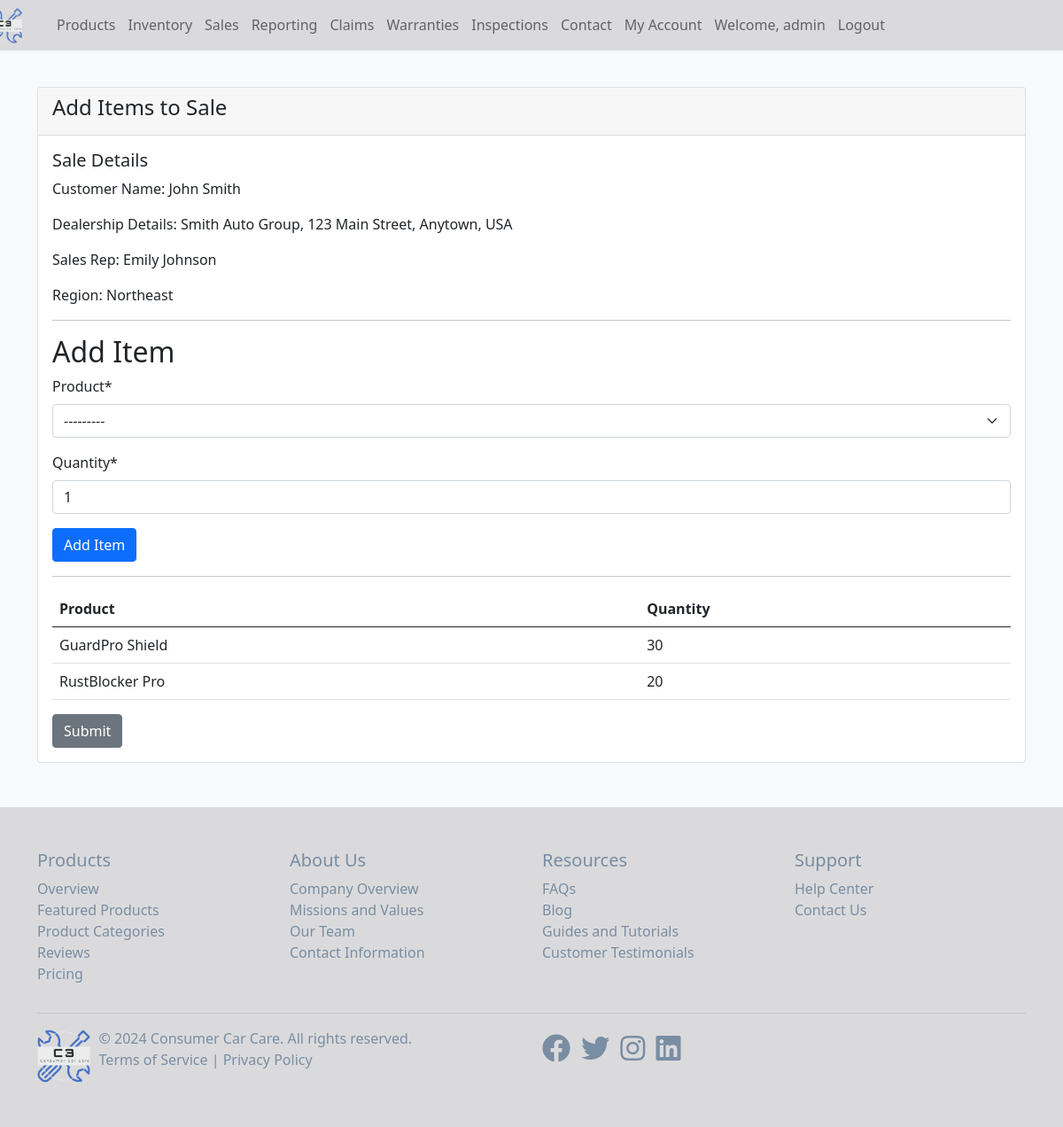
Screenshot of /sales/1/add-items/ (signed in) with the database file from the repository.
### main_app/models.py (models this page shows, shortened)
class Sale(models.Model):
    customer_name = models.CharField(max_length=100)
    customer_contact = models.CharField(max_length=100)
    dealership_details = models.CharField(max_length=200)
    sales_rep_name = models.CharField(max_length=100)
    sales_rep_contact = models.CharField(max_length=100)
    sales_region = models.CharField(max_length=100)
    timestamp = models.DateTimeField(default=timezone.now)

class SaleItem(models.Model):
    sale = models.ForeignKey(Sale, on_delete=models.CASCADE, related_name='items')
    product = models.ForeignKey(Inventory, on_delete=models.CASCADE)
    quantity = models.PositiveIntegerField(default=1)

class Inventory(models.Model):
    product_id = models.CharField(max_length=20, unique=True)
    name = models.CharField(max_length=100)
    quantity = models.PositiveIntegerField()
    description = models.TextField()
    def __str__(self):
        return self.name

### main_app/views.py (the view)
# urls.py: path('sales/<int:sale_id>/add-items/', views.add_sale_items, name='add_sale_items'),
@login_required
def add_sale_items(request, sale_id):
    sale = get_object_or_404(Sale, id=sale_id)
    if request.method == 'POST':
        item_form = SaleItemForm(request.POST)
        if item_form.is_valid():
            item = item_form.save(commit=False)
            item.sale = sale
            item.save()
            return redirect('add_sale_items', sale_id=sale.id)
    else:
        item_form = SaleItemForm()
    items = SaleItem.objects.filter(sale=sale)
    context = {
        'sale': sale,
        'item_form': item_form,
        'items': items,
    }
    return render(request, 'main_app/add_sale_items.html', context)

### main_app/forms.py
class SaleItemForm(forms.ModelForm):
    product = forms.ModelChoiceField(queryset=Inventory.objects.all())
    class Meta:
        model = SaleItem
        fields = ['product', 'quantity']

### main_app/templates/main_app/add_sale_items.html (shortened to what this page needs)
{% extends 'main_app/base.html' %}
{% load crispy_forms_tags %}
{% block content %}
<div class="container mt-5">
    <div class="row">
        <div class="col-md-12">
            <div class="card">
                <div class="card-header">
                    <h4>Add Items to Sale</h4>
                </div>
                <div class="card-body">
                    <h5>Sale Details</h5>
                    <p>Customer Name: {{ sale.customer_name }}</p>
                    <p>Dealership Details: {{ sale.dealership_details }}</p>
                    <p>Sales Rep: {{ sale.sales_rep_name }}</p>
                    <p>Region: {{ sale.sales_region }}</p>
                    <hr>
                    <h2>Add Item</h2>
                    <form method="post">
                        {{ item_form.product|as_crispy_field }}
                        {{ item_form.quantity|as_crispy_field }}
                        <button type="submit" class="btn btn-primary">Add Item</button>
                    </form>
                    <hr>
                    <table class="table">
                        <thead>
                            <tr>
                                <th>Product</th>
                                <th>Quantity</th>
                            </tr>
                        </thead>
                        <tbody>
                            {% for item in items %}
                            <tr>
                                <td>{{ item.product.name }}</td>
                                <td>{{ item.quantity }}</td>
                            </tr>
                            {% endfor %}
                        </tbody>
                    </table>
                    <a href="{% url 'sales_data' %}" class="btn btn-secondary">Submit</a>
                </div>
            </div>
        </div>
    </div>
</div>
{% endblock %}

### main_app/templates/main_app/base.html (shortened to what this page needs)
{% load static %}
<!DOCTYPE html>
<html lang="en">
<head>
    <link rel="stylesheet" href="{% static 'main_app/css/bootstrap.min.css' %}">
    <link rel="stylesheet" href="https://cdnjs.cloudflare.com/ajax/libs/font-awesome/5.15.3/css/all.min.css">
</head>
<body>
    <nav class="navbar navbar-expand-lg navbar-light bg-custom-color">
        <div class="container">
            <div class="collapse navbar-collapse" id="navbarNav">
                <ul class="navbar-nav">
                    <li class="nav-item active">
                        <a class="nav-link" href="{% url 'home' %}">
                            <img src="{% static 'main_app/images/C3_transparent_cropped.png' %}" alt="Consumer Car Care Logo" height="40">
                        </a>
                    </li>
                    <li class="nav-item">
                        <a class="nav-link {% if request.path|slice:'0:9' == '/products' %}active{% endif %}" href="{% url 'products' %}">Products</a>
                    </li>
                    <li class="nav-item">
                        <a class="nav-link {% if request.path == '/inventory/' %}active{% endif %}" href="{% url 'inventory' %}">Inventory</a>
                    </li>
                    <li class="nav-item">
                        <a class="nav-link {% if request.path == '/sales-data/' %}active{% endif %}" href="{% url 'sales_data' %}">Sales</a>
                    </li>
                    <li class="nav-item">
                        <a class="nav-link {% if request.path == '/reporting-dashboard/' %}active{% endif %}" href="{% url 'reporting_dashboard' %}">Reporting</a>
                    </li>
                    <li class="nav-item">
                        <a class="nav-link {% if request.path == '/claims/' %}active{% endif %}" href="{% url 'claims' %}">Claims</a>
                    </li>
                    <li class="nav-item">
                        <a class="nav-link {% if request.path == '/warranties/' %}active{% endif %}" href="{% url 'warranties' %}">Warranties</a>
                    </li>
                    <li class="nav-item">
                        <a class="nav-link {% if request.path == '/inspections/' %}active{% endif %}" href="{% url 'inspections' %}">Inspections</a>
                    </li>
                    <li class="nav-item">
                        <a class="nav-link {% if request.path == '/contact/' %}active{% endif %}" href="{% url 'contact' %}">Contact</a>
                    </li>
                    {% if user.is_authenticated %}
                    {% if user.is_authenticated %}
                        <li class="nav-item">
                            <a class="nav-link {% if request.path == '/my-account/' %}active{% endif %}" href="{% url 'my_account' %}">My Account</a>
                        </li>
                    {% endif %}
                        <li class="nav-item">
                            <span class="nav-link">Welcome, {{ user.username }}</span>
                        </li>
                        <li class="nav-item">
                            <form method="post" action="{% url 'logout' %}">
                                <button class ="nav-link" type="submit">Logout</button>
                            </form>
                        </li>
                    {% else %}
                        <li class="nav-item">
                            <a class="nav-link {% if request.path == '/login/' %}active{% endif %}" href="{% url 'login' %}">Login</a>
                        </li>
                    {% endif %}
                </ul>
            </div>
        </div>
    </nav>
    {% block content %}
    {% endblock %}
    <footer class="bg-custom-color py-5">
        <div class="container">
          <div class="row">
            <div class="col-md-3">
              <h5>Products</h5>
              <ul class="list-unstyled">
                <li><a href="#">Overview</a></li>
                <li><a href="#">Featured Products</a></li>
                <li><a href="#">Product Categories</a></li>
                <li><a href="#">Reviews</a></li>
                <li><a href="#">Pricing</a></li>
              </ul>
            </div>
            <div class="col-md-3">
              <h5>About Us</h5>
              <ul class="list-unstyled">
                <li><a href="#">Company Overview</a></li>
                <li><a href="#">Missions and Values</a></li>
                <li><a href="#">Our Team</a></li>
                <li><a href="#">Contact Information</a></li>
              </ul>
            </div>
            <div class="col-md-3">
              <h5>Resources</h5>
              <ul class="list-unstyled">
                <li><a href="#">FAQs</a></li>
                <li><a href="#">Blog</a></li>
                <li><a href="#">Guides and Tutorials</a></li>
                <li><a href="#">Customer Testimonials</a></li>
              </ul>
            </div>
            <div class="col-md-3">
              <h5>Support</h5>
              <ul class="list-unstyled">
                <li><a href="#">Help Center</a></li>
                <li><a href="#">Contact Us</a></li>
              </ul>
            </div>
          </div>
          <hr>
          <div class="row align-items-center">
            <div class="col-md-6">
              <div class="d-flex align-items-center">
                <img src="{% static 'main_app/images/C3_transparent_cropped.png' %}" alt="Company Logo" height="60" class="mr-3">
                <div>
                  <p class="mb-0">&copy; 2024 Consumer Car Care. All rights reserved.</p>
                  <p><a href="#">Terms of Service</a> | <a href="#">Privacy Policy</a></p>
                </div>
              </div>
            </div>
            <div class="col-md-6 text-md-right">
              <ul class="list-inline">
                <li class="list-inline-item"><a href="#"><i class="fab fa-facebook fa-2x"></i></a></li>
                <li class="list-inline-item"><a href="#"><i class="fab fa-twitter fa-2x"></i></a></li>
                <li class="list-inline-item"><a href="#"><i class="fab fa-instagram fa-2x"></i></a></li>
                <li class="list-inline-item"><a href="#"><i class="fab fa-linkedin fa-2x"></i></a></li>
              </ul>
            </div>
          </div>
        </div>
      </footer>
</body>
</html>

### main_app/templates/main_app/base.html (style rules this page uses)
body { background-color: #f8f9fa; padding-top: 50px; }
footer { color: #798da3; text-decoration: none; margin-top: 50px; }
footer a { text-decoration: none; color: #798da3; }
.nav-link img { margin-left: -80px; margin-bottom: -8px; margin-top: -10px; padding-left: 15px; }
.navbar { position: fixed; top: 0; width: 100%; z-index: 1000; }
.bg-custom-color { background-color: #dadadc; }
.mr-3 { margin-right: 10px; }
button { border: 0; background-color: #dadadc; }
.navbar-nav .nav-item { margin-right: -2px; }

### rows the page displays
Sale: customer_name "John Smith", dealership_details "Smith Auto Group, 123 Main Street, Anytown, USA", sales_rep_name "Emily Johnson", sales_region "Northeast"
SaleItem: product.name "GuardPro Shield", quantity "30"
SaleItem: product.name "RustBlocker Pro", quantity "20"

### other values shown
{{ user.username }} "admin"
